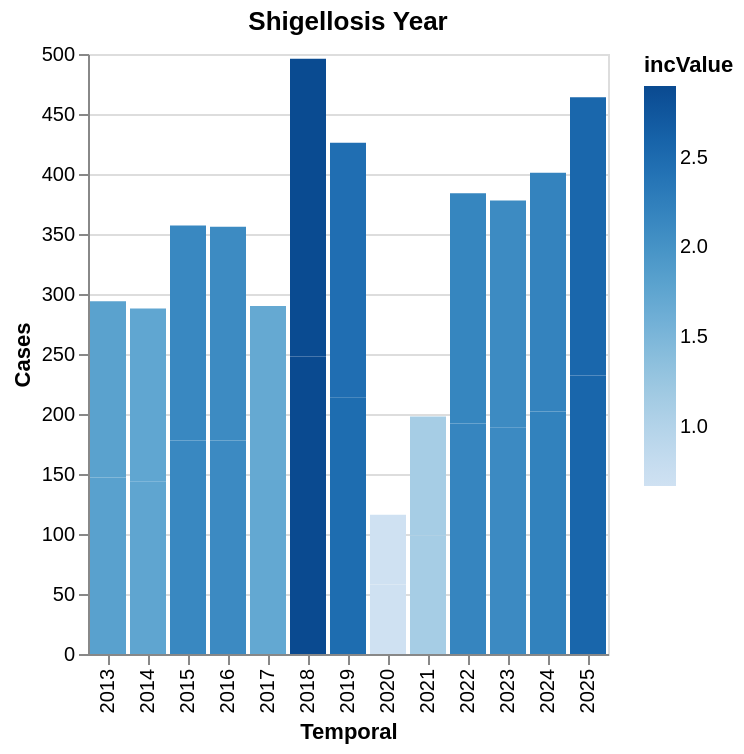

Notebook code for this chart:
### Code cell
# Ohne Kantone
data_year_CH = data_year[data_year["georegion"].isin(["CH", "CHFL"])]

bar_year = alt.Chart(data_year_CH).mark_bar().encode(
    x=alt.X("temporal", title="Temporal"),
    y=alt.Y("value", title="Cases"),
    color=alt.Color("incValue")
).properties(
    title="Shigellosis Year"
)

bar_year

### Figure 1 — Vega-Lite specification as saved in the notebook (floating-point values rounded to 4 significant figures)
{"config": {"view": {"continuousWidth": 300, "continuousHeight": 300}}, "data": {"name": "data-54b2a43d13ecd5f20821737763195a4e"}, "mark": {"type": "bar"}, "encoding": {"color": {"field": "incValue", "type": "quantitative"}, "x": {"field": "temporal", "title": "Temporal", "type": "nominal"}, "y": {"field": "value", "title": "Cases", "type": "quantitative"}}, "title": "Shigellosis Year", "$schema": "https://vega.github.io/schema/vega-lite/v6.1.0.json", "datasets": {"data-54b2a43d13ecd5f20821737763195a4e": [{"valueCategory": "cases", "temporal": "2013", "temporal_type": "year", "georegion": "CH", "georegion_type": "country", "agegroup": "all", "agegroup_type": "agegroup_food", "sex": "all", "value": 147.0, "pop": 8140000.0, "incValue": 1.81, "valueYearCumSum": null, "valueMean3y": null, "trend": null, "prct": 100.0, "deltaValue": null, "deltaIncValue": null, "incValuePrctChange": null, "valueMean5y": null, "dataComplete": true}, {"valueCategory": "cases", "temporal": "2013", "temporal_type": "year", "georegion": "CHFL", "georegion_type": "CHFL", "agegroup": "all", "agegroup_type": "agegroup_food", "sex": "all", "value": 147.0, "pop": 8177000.0, "incValue": 1.8, "valueYearCumSum": null, "valueMean3y": null, "trend": null, "prct": 100.0, "deltaValue": null, "deltaIncValue": null, "incValuePrctChange": null, "valueMean5y": null, "dataComplete": true}, {"valueCategory": "cases", "temporal": "2014", "temporal_type": "year", "georegion": "CH", "georegion_type": "country", "agegroup": "all", "agegroup_type": "agegroup_food", "sex": "all", "value": 144.0, "pop": 8238000.0, "incValue": 1.75, "valueYearCumSum": null, "valueMean3y": null, "trend": null, "prct": 100.0, "deltaValue": null, "deltaIncValue": null, "incValuePrctChange": null, "valueMean5y": null, "dataComplete": true}, {"valueCategory": "cases", "temporal": "2014", "temporal_type": "year", "georegion": "CHFL", "georegion_type": "CHFL", "agegroup": "all", "agegroup_type": "agegroup_food", "sex": "all", "value": 144.0, "pop": 8275000.0, "incValue": 1.74, "valueYearCumSum": null, "valueMean3y": null, "trend": null, "prct": 100.0, "deltaValue": -3.0, "deltaIncValue": -0.06, "incValuePrctChange": -3.3, "valueMean5y": null, "dataComplete": true}, {"valueCategory": "cases", "temporal": "2015", "temporal_type": "year", "georegion": "CH", "georegion_type": "country", "agegroup": "all", "agegroup_type": "agegroup_food", "sex": "all", "value": 178.0, "pop": 8325000.0, "incValue": 2.14, "valueYearCumSum": null, "valueMean3y": 156.3, "trend": null, "prct": 99.4, "deltaValue": null, "deltaIncValue": null, "incValuePrctChange": null, "valueMean5y": null, "dataComplete": true}, {"valueCategory": "cases", "temporal": "2015", "temporal_type": "year", "georegion": "CHFL", "georegion_type": "CHFL", "agegroup": "all", "agegroup_type": "agegroup_food", "sex": "all", "value": 179.0, "pop": 8363000.0, "incValue": 2.14, "valueYearCumSum": null, "valueMean3y": 156.7, "trend": "stagnant", "prct": 100.0, "deltaValue": 35.0, "deltaIncValue": 0.4, "incValuePrctChange": 23.0, "valueMean5y": null, "dataComplete": true}, {"valueCategory": "cases", "temporal": "2016", "temporal_type": "year", "georegion": "CH", "georegion_type": "country", "agegroup": "all", "agegroup_type": "agegroup_food", "sex": "all", "value": 178.0, "pop": 8420000.0, "incValue": 2.11, "valueYearCumSum": null, "valueMean3y": 166.7, "trend": null, "prct": 100.0, "deltaValue": null, "deltaIncValue": null, "incValuePrctChange": null, "valueMean5y": null, "dataComplete": true}, {"valueCategory": "cases", "temporal": "2016", "temporal_type": "year", "georegion": "CHFL", "georegion_type": "CHFL", "agegroup": "all", "agegroup_type": "agegroup_food", "sex": "all", "value": 178.0, "pop": 8457000.0, "incValue": 2.1, "valueYearCumSum": null, "valueMean3y": 167.0, "trend": "stagnant", "prct": 100.0, "deltaValue": -1.0, "deltaIncValue": -0.04, "incValuePrctChange": -1.9, "valueMean5y": null, "dataComplete": true}, {"valueCategory": "cases", "temporal": "2017", "temporal_type": "year", "georegion": "CH", "georegion_type": "country", "agegroup": "all", "agegroup_type": "agegroup_food", "sex": "all", "value": 145.0, "pop": 8484000.0, "incValue": 1.71, "valueYearCumSum": null, "valueMean3y": 167.0, "trend": null, "prct": 100.0, "deltaValue": null, "deltaIncValue": null, "incValuePrctChange": null, "valueMean5y": null, "dataComplete": true}, {"valueCategory": "cases", "temporal": "2017", "temporal_type": "year", "georegion": "CHFL", "georegion_type": "CHFL", "agegroup": "all", "agegroup_type": "agegroup_food", "sex": "all", "value": 145.0, "pop": 8522000.0, "incValue": 1.7, "valueYearCumSum": null, "valueMean3y": 167.3, "trend": "falling", "prct": 100.0, "deltaValue": -33.0, "deltaIncValue": -0.4, "incValuePrctChange": -19.0, "valueMean5y": 158.6, "dataComplete": true}, {"valueCategory": "cases", "temporal": "2018", "temporal_type": "year", "georegion": "CH", "georegion_type": "country", "agegroup": "all", "agegroup_type": "agegroup_food", "sex": "all", "value": 248.0, "pop": 8545000.0, "incValue": 2.9, "valueYearCumSum": null, "valueMean3y": 190.3, "trend": null, "prct": 100.0, "deltaValue": null, "deltaIncValue": null, "incValuePrctChange": null, "valueMean5y": null, "dataComplete": true}, {"valueCategory": "cases", "temporal": "2018", "temporal_type": "year", "georegion": "CHFL", "georegion_type": "CHFL", "agegroup": "all", "agegroup_type": "agegroup_food", "sex": "all", "value": 248.0, "pop": 8583000.0, "incValue": 2.89, "valueYearCumSum": null, "valueMean3y": 190.3, "trend": "rising", "prct": 100.0, "deltaValue": 103.0, "deltaIncValue": 1.19, "incValuePrctChange": 70.0, "valueMean5y": 178.8, "dataComplete": true}, {"valueCategory": "cases", "temporal": "2019", "temporal_type": "year", "georegion": "CH", "georegion_type": "country", "agegroup": "all", "agegroup_type": "agegroup_food", "sex": "all", "value": 212.0, "pop": 8606000.0, "incValue": 2.46, "valueYearCumSum": null, "valueMean3y": 201.7, "trend": null, "prct": 99.1, "deltaValue": null, "deltaIncValue": null, "incValuePrctChange": null, "valueMean5y": null, "dataComplete": true}, {"valueCategory": "cases", "temporal": "2019", "temporal_type": "year", "georegion": "CHFL", "georegion_type": "CHFL", "agegroup": "all", "agegroup_type": "agegroup_food", "sex": "all", "value": 214.0, "pop": 8645000.0, "incValue": 2.48, "valueYearCumSum": null, "valueMean3y": 202.3, "trend": "rising", "prct": 100.0, "deltaValue": -34.0, "deltaIncValue": -0.41, "incValuePrctChange": -14.2, "valueMean5y": 192.8, "dataComplete": true}, {"valueCategory": "cases", "temporal": "2020", "temporal_type": "year", "georegion": "CH", "georegion_type": "country", "agegroup": "all", "agegroup_type": "agegroup_food", "sex": "all", "value": 58.0, "pop": 8670000.0, "incValue": 0.67, "valueYearCumSum": null, "valueMean3y": 172.7, "trend": null, "prct": 100.0, "deltaValue": null, "deltaIncValue": null, "incValuePrctChange": null, "valueMean5y": null, "dataComplete": true}, {"valueCategory": "cases", "temporal": "2020", "temporal_type": "year", "georegion": "CHFL", "georegion_type": "CHFL", "agegroup": "all", "agegroup_type": "agegroup_food", "sex": "all", "value": 58.0, "pop": 8709000.0, "incValue": 0.67, "valueYearCumSum": null, "valueMean3y": 173.3, "trend": "falling", "prct": 100.0, "deltaValue": -156.0, "deltaIncValue": -1.81, "incValuePrctChange": -73.0, "valueMean5y": 168.6, "dataComplete": true}, {"valueCategory": "cases", "temporal": "2021", "temporal_type": "year", "georegion": "CH", "georegion_type": "country", "agegroup": "all", "agegroup_type": "agegroup_food", "sex": "all", "value": 99.0, "pop": 8739000.0, "incValue": 1.13, "valueYearCumSum": null, "valueMean3y": 123.0, "trend": null, "prct": 100.0, "deltaValue": null, "deltaIncValue": null, "incValuePrctChange": null, "valueMean5y": null, "dataComplete": true}, {"valueCategory": "cases", "temporal": "2021", "temporal_type": "year", "georegion": "CHFL", "georegion_type": "CHFL", "agegroup": "all", "agegroup_type": "agegroup_food", "sex": "all", "value": 99.0, "pop": 8778000.0, "incValue": 1.13, "valueYearCumSum": null, "valueMean3y": 123.7, "trend": "falling", "prct": 100.0, "deltaValue": 41.0, "deltaIncValue": 0.46, "incValuePrctChange": 68.7, "valueMean5y": 152.8, "dataComplete": true}, {"valueCategory": "cases", "temporal": "2022", "temporal_type": "year", "georegion": "CH", "georegion_type": "country", "agegroup": "all", "agegroup_type": "agegroup_food", "sex": "all", "value": 192.0, "pop": 8815000.0, "incValue": 2.18, "valueYearCumSum": null, "valueMean3y": 116.3, "trend": null, "prct": 100.0, "deltaValue": null, "deltaIncValue": null, "incValuePrctChange": null, "valueMean5y": null, "dataComplete": true}, {"valueCategory": "cases", "temporal": "2022", "temporal_type": "year", "georegion": "CHFL", "georegion_type": "CHFL", "agegroup": "all", "agegroup_type": "agegroup_food", "sex": "all", "value": 192.0, "pop": 8855000.0, "incValue": 2.17, "valueYearCumSum": null, "valueMean3y": 116.3, "trend": "rising", "prct": 100.0, "deltaValue": 93.0, "deltaIncValue": 1.04, "incValuePrctChange": 92.0, "valueMean5y": 162.2, "dataComplete": true}, {"valueCategory": "cases", "temporal": "2023", "temporal_type": "year", "georegion": "CH", "georegion_type": "country", "agegroup": "all", "agegroup_type": "agegroup_food", "sex": "all", "value": 189.0, "pop": 8962000.0, "incValue": 2.11, "valueYearCumSum": null, "valueMean3y": 160.0, "trend": null, "prct": 100.0, "deltaValue": null, "deltaIncValue": null, "incValuePrctChange": null, "valueMean5y": null, "dataComplete": true}, {"valueCategory": "cases", "temporal": "2023", "temporal_type": "year", "georegion": "CHFL", "georegion_type": "CHFL", "agegroup": "all", "agegroup_type": "agegroup_food", "sex": "all", "value": 189.0, "pop": 9002000.0, "incValue": 2.1, "valueYearCumSum": null, "valueMean3y": 160.0, "trend": "rising", "prct": 100.0, "deltaValue": -3.0, "deltaIncValue": -0.07, "incValuePrctChange": -3.2, "valueMean5y": 150.4, "dataComplete": true}, {"valueCategory": "cases", "temporal": "2024", "temporal_type": "year", "georegion": "CH", "georegion_type": "country", "agegroup": "all", "agegroup_type": "agegroup_food", "sex": "all", "value": 199.0, "pop": 9051000.0, "incValue": 2.2, "valueYearCumSum": null, "valueMean3y": 193.3, "trend": null, "prct": 98.5, "deltaValue": null, "deltaIncValue": null, "incValuePrctChange": null, "valueMean5y": null, "dataComplete": true}, {"valueCategory": "cases", "temporal": "2024", "temporal_type": "year", "georegion": "CHFL", "georegion_type": "CHFL", "agegroup": "all", "agegroup_type": "agegroup_food", "sex": "all", "value": 202.0, "pop": 9092000.0, "incValue": 2.22, "valueYearCumSum": null, "valueMean3y": 194.3, "trend": "stagnant", "prct": 100.0, "deltaValue": 13.0, "deltaIncValue": 0.12, "incValuePrctChange": 5.7, "valueMean5y": 148.0, "dataComplete": true}, {"valueCategory": "cases", "temporal": "2025", "temporal_type": "year", "georegion": "CH", "georegion_type": "country", "agegroup": "all", "agegroup_type": "agegroup_food", "sex": "all", "value": 232.0, "pop": 9051000.0, "incValue": 2.56, "valueYearCumSum": null, "valueMean3y": 206.7, "trend": null, "prct": 100.0, "deltaValue": null, "deltaIncValue": null, "incValuePrctChange": null, "valueMean5y": null, "dataComplete": true}, {"valueCategory": "cases", "temporal": "2025", "temporal_type": "year", "georegion": "CHFL", "georegion_type": "CHFL", "agegroup": "all", "agegroup_type": "agegroup_food", "sex": "all", "value": 232.0, "pop": 9092000.0, "incValue": 2.55, "valueYearCumSum": null, "valueMean3y": 207.7, "trend": "rising", "prct": 100.0, "deltaValue": 30.0, "deltaIncValue": 0.33, "incValuePrctChange": 14.9, "valueMean5y": 182.8, "dataComplete": true}]}}
